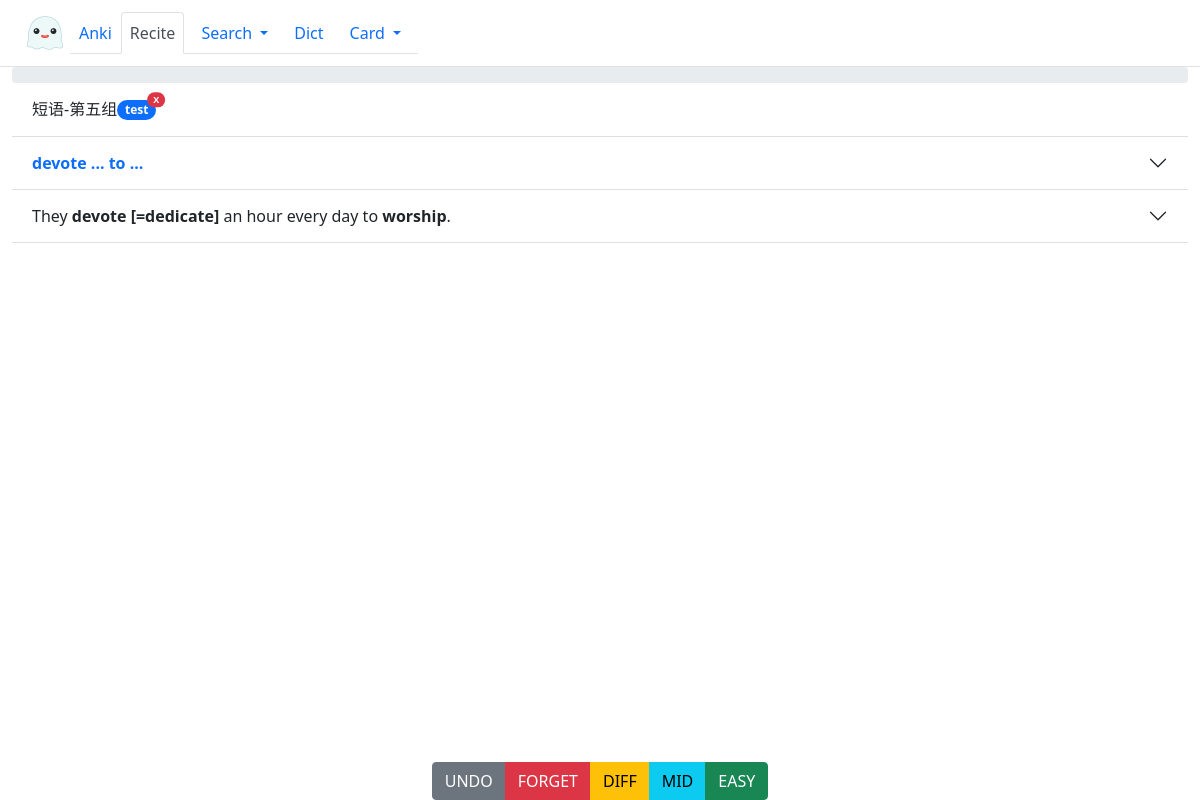
The app's page /flashcards/recite_wordlist/21/0/0/ (signed in) with its own data.
### flashcards/models.py (models this page shows, shortened)
class Card(models.Model):
    cid = models.PositiveIntegerField(db_index=True, unique=True)
    group = models.CharField(max_length=20)
    question = models.CharField(max_length=200, default="none", blank=False)
    answer = models.CharField(max_length=200, default="none", blank=False)
    example = models.CharField(max_length=200)
    translation = models.CharField(max_length=200)
    extra = models.CharField(max_length=200)
    tags = TaggableManager()
    class Meta:
        ordering = ('cid',)

### flashcards/views.py (the view)
# urls.py: path('recite_wordlist/<int:wordlist_id>/<int:progress>/<int:rank>/', recite_wordlist, name='recite_wordlist'),
@login_required
def recite_wordlist(request, wordlist_id, progress, rank):
    wordlist = WordList.objects.filter(id=wordlist_id)[0]
    if progress == 0 and wordlist.progress != 0:
        wordlist.progress = progress
    id_list = list(map(lambda dic: dic['id'], json.loads(wordlist.wordlist)))
    if rank > 0:
        current_card = get_object_or_404(Card, id=id_list[progress])
        recitedata = Recitedata(rank=rank, card=current_card)
        recitedata.save()
        wordlist.progress = progress + 1
        percentage = int((wordlist.progress / wordlist.len_list) * 100)
        wordlist.save()
    else:
        percentage = int((wordlist.progress / wordlist.len_list) * 100)
    if wordlist.progress == wordlist.len_list:
        messages.success(request, '您已背完该单词列表！')
        return redirect('flashcards:dashboard')
    next_word = get_object_or_404(Card, id=id_list[wordlist.progress])
    return render(request, 'flashcards/recite_wordlist.html',
                  {
                      "percentage": percentage,
                      'object': next_word,
                      'progress': wordlist.progress,
                      'wordlist_id': wordlist_id,
                      'tags': next_word.tags.all(),
                      'section': 'list',
                  })

### flashcards/templatetags/flashcards_tags.py (called while the page is built)
@register.filter(name='youdao')
def youdao(text):
    return 'http://dict.youdao.com/dictvoice?audio=' + text.replace(" ", "%20")

@register.filter(name='pureword')
def pureword(text):
    voc1 = re.search('sound', text)
    if type(voc1) == re.Match:  # 只有在匹配有结果的时候才将结果放入voc_list
        voc2list = re.split("\<\!\-\-anki\-\-\>|;|\<b\>|\<div\>|\[sound\:|\</b\>|&nbsp|\(|\)", text)
        for voc2 in voc2list:
            if voc2 != "" and voc2 != " ":
                return voc2
            else:
                return text
    else:
        return text

### flashcards/templates/flashcards/recite_wordlist.html (shortened to what this page needs)
{% extends "flashcards/base.html" %}
{% load static %}
{% load flashcards_tags %}
{% block Recite %} active{% endblock %}
{% block navbar %}
    <li class="nav-item dropdown">
      <a class="nav-link dropdown-toggle" href="#" id="Edit" role="button" data-bs-toggle="dropdown" aria-expanded="false">
        Card
      </a>
    </li>
{% endblock %}
{% block content %}
    <div class="progress">
    </div>
    <div class="accordion accordion-flush" id="accordionFlushExample">
    <div class="accordion-item">
    <h2 class="accordion-header" id="flush-headingZero">
      <button class="accordion-button collapsed word" type="button" data-bs-toggle="collapse" aria-expanded="false">
        {{ object.group }}
        <div class="float-right">
                                {% for tag in tags %}
              <span class="badge rounded-pill bg-primary position-relative ">{{ tag }}
                <span class="position-absolute top-0 start-100 translate-middle badge rounded-pill bg-danger" onClick="location.href='{% url 'flashcards:word_delete_tags' object.id tag wordlist_id %}'">
    X
  </span></span>
          {% endfor %}
        </div>
      </button>
    </h2>
  </div>
  <div class="accordion-item">
    <h2 class="accordion-header" id="flush-headingOne">
      <button class="accordion-button collapsed "  type="button" data-bs-toggle="collapse" data-bs-target="#flush-collapseOne" aria-expanded="false" aria-controls="flush-collapseOne" onclick="play()">
          <a class="link" href='{% url 'flashcards:dict' %}?query={{ object.question |pureword |safe}}'>{{ object.question |pureword |safe}}</a>
      </button>
    </h2>
  </div>
  <div class="accordion-item" id="example">
    <h2 class="accordion-header" id="flush-headingTwo">
      <button id="example_button" class="accordion-button collapsed" type="button" data-bs-toggle="collapse" data-bs-target="#flush-collapseTwo" aria-expanded="false" aria-controls="flush-collapseTwo">
          <div>{{ object.example |safe}}</div>
      </button>
    </h2>
  </div>
</div>
{% endblock %}
{% block footer %}
    <div class="btn-group" role="group" aria-label="Basic mixed styles example">
        <button type="button" class="btn btn-secondary" onClick=undo()>UNDO</button>
        <button type="button" class="btn btn-danger" onClick="location.href='{% url "flashcards:recite_wordlist" wordlist_id progress 4%}'">FORGET</button>
        <button type="button" class="btn btn-warning" onClick="location.href='{% url "flashcards:recite_wordlist" wordlist_id progress 3%}'">DIFF</button>
        <button type="button" class="btn btn-info" onClick="location.href='{% url "flashcards:recite_wordlist" wordlist_id progress 2%}'">MID</button>
        <button type="button" class="btn btn-success" onClick="location.href='{% url "flashcards:recite_wordlist" wordlist_id progress 1%}'">EASY</button>
    </div>
{% endblock %}

### flashcards/templates/flashcards/recite_wordlist.html (style rules this page uses)
.link { text-decoration: none; font-weight: bold; }
.word.accordion-button::after { display: none; }

### records on screen
Card: group "短语-第五组", question|pureword "devote ... to ...", example "They devote [=dedicate] an hour every day to worship ."
Tag: name "test"
